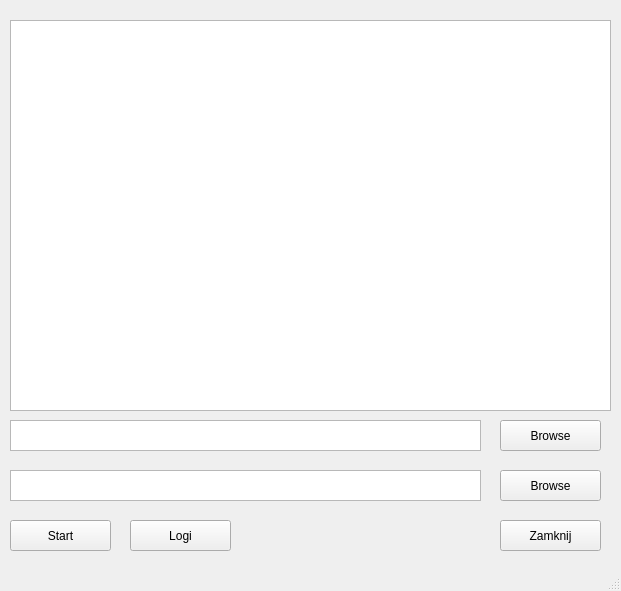
<?xml version="1.0" encoding="UTF-8"?>
<ui version="4.0">
 <class>MainWindow</class>
 <widget class="QMainWindow" name="MainWindow">
  <property name="geometry">
   <rect>
    <x>0</x>
    <y>0</y>
    <width>621</width>
    <height>591</height>
   </rect>
  </property>
  <property name="windowTitle">
   <string>MainWindow</string>
  </property>
  <widget class="QWidget" name="centralwidget">
   <widget class="QTextEdit" name="result_window">
    <property name="geometry">
     <rect>
      <x>10</x>
      <y>20</y>
      <width>601</width>
      <height>391</height>
     </rect>
    </property>
   </widget>
   <widget class="QPushButton" name="button_close">
    <property name="geometry">
     <rect>
      <x>500</x>
      <y>520</y>
      <width>101</width>
      <height>31</height>
     </rect>
    </property>
    <property name="text">
     <string>Zamknij</string>
    </property>
   </widget>
   <widget class="QPushButton" name="browse_txt_button">
    <property name="geometry">
     <rect>
      <x>500</x>
      <y>420</y>
      <width>101</width>
      <height>31</height>
     </rect>
    </property>
    <property name="text">
     <string>Browse</string>
    </property>
   </widget>
   <widget class="QPushButton" name="browse_xml_button">
    <property name="geometry">
     <rect>
      <x>500</x>
      <y>470</y>
      <width>101</width>
      <height>31</height>
     </rect>
    </property>
    <property name="text">
     <string>Browse</string>
    </property>
   </widget>
   <widget class="QTextEdit" name="path_txt_window">
    <property name="geometry">
     <rect>
      <x>10</x>
      <y>420</y>
      <width>471</width>
      <height>31</height>
     </rect>
    </property>
   </widget>
   <widget class="QTextEdit" name="path_xml_window">
    <property name="geometry">
     <rect>
      <x>10</x>
      <y>470</y>
      <width>471</width>
      <height>31</height>
     </rect>
    </property>
   </widget>
   <widget class="QPushButton" name="startButton">
    <property name="geometry">
     <rect>
      <x>10</x>
      <y>520</y>
      <width>101</width>
      <height>31</height>
     </rect>
    </property>
    <property name="text">
     <string>Start</string>
    </property>
   </widget>
   <widget class="QPushButton" name="logs_button">
    <property name="geometry">
     <rect>
      <x>130</x>
      <y>520</y>
      <width>101</width>
      <height>31</height>
     </rect>
    </property>
    <property name="text">
     <string>Logi</string>
    </property>
   </widget>
  </widget>
  <widget class="QMenuBar" name="menubar">
   <property name="geometry">
    <rect>
     <x>0</x>
     <y>0</y>
     <width>621</width>
     <height>21</height>
    </rect>
   </property>
  </widget>
  <widget class="QStatusBar" name="statusbar"/>
  <action name="actionZamknij">
   <property name="text">
    <string>Zamknij</string>
   </property>
  </action>
 </widget>
 <resources/>
 <connections>
  <connection>
   <sender>button_close</sender>
   <signal>clicked()</signal>
   <receiver>MainWindow</receiver>
   <slot>close()</slot>
   <hints>
    <hint type="sourcelabel">
     <x>556</x>
     <y>559</y>
    </hint>
    <hint type="destinationlabel">
     <x>620</x>
     <y>574</y>
    </hint>
   </hints>
  </connection>
 </connections>
</ui>
